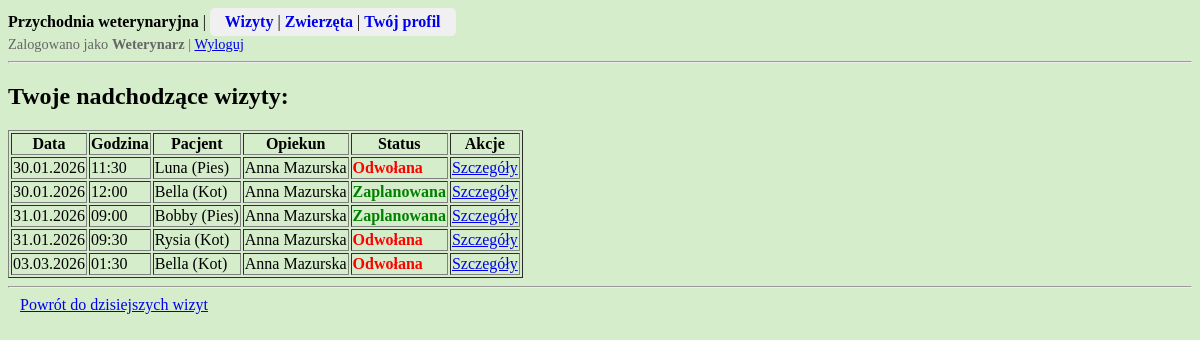
Page /przychodnia/wizyty/przyszle/ (signed in) on the committed database.
### przychodnia/models.py (models this page shows, shortened)
class Wizyta(models.Model):
    zwierze = models.ForeignKey(Zwierze, on_delete = models.CASCADE)
    weterynarz = models.ForeignKey(Weterynarz, on_delete = models.PROTECT)
    data_wizyty = models.DateField()
    godzina_wizyty = models.TimeField()
    status = models.IntegerField(choices = STATUS_WIZYTA.choices, default = STATUS_WIZYTA.Zaplanowana)
    notatka = models.TextField(blank = True)  # obowiązkowa dopiero po zrealizowaniu wizyty
    @classmethod  # metoda działająca na klasie, nie na obiekcie
    def aktualizuj_przeterminowane_wizyty(cls):
        for wizyta in cls.objects.filter(status=STATUS_WIZYTA.Zaplanowana):
            czas_wizyty = datetime.combine(wizyta.data_wizyty, wizyta.godzina_wizyty)
            if czas_wizyty + timedelta(hours=1) < datetime.now():
                wizyta.status = STATUS_WIZYTA.Odwołana
                wizyta.save()
    class Meta:
        verbose_name_plural = "Wizyty"
        ordering = ['data_wizyty', 'godzina_wizyty', 'status']

class Zwierze(models.Model):
    imie = models.CharField(max_length = 50)
    opiekun = models.ForeignKey(Opiekun, on_delete = models.PROTECT)
    gatunek = models.IntegerField(choices = GATUNEK.choices)
    plec = models.IntegerField(choices = PLEC_ZWIERZE.choices)
    data_urodzenia = models.DateField(blank = True, null = True)  # opcjonalnie
    data_dodania = models.DateTimeField(auto_now_add = True, editable = False)
    class Meta:
        verbose_name_plural = "Zwierzeta"
        ordering = ['opiekun__nazwisko', 'gatunek', 'imie']

class Opiekun(models.Model):
    user = models.OneToOneField(User, on_delete=models.CASCADE)  # polaczenie profilu opiekuna z kontem uzytkownika User
    imie = models.CharField(max_length = 50)
    nazwisko = models.CharField(max_length = 100)
    plec = models.IntegerField(choices = PLEC_OSOBA.choices, default = PLEC_OSOBA.Inna)
    data_dodania = models.DateTimeField(auto_now_add = True, editable = False)
    class Meta:
        verbose_name_plural = "Opiekunowie"
        ordering = ['nazwisko', 'imie']

### przychodnia/views.py (the view)
# urls.py: path('wizyty/przyszle/', views.przyszle_wizyty, name='przyszle-wizyty'),
@login_required
def przyszle_wizyty(request):
    user = request.user
    Wizyta.aktualizuj_przeterminowane_wizyty()
    if hasattr(user, "opiekun"):
        wizyty = Wizyta.objects.filter(
            zwierze__opiekun=user.opiekun,  # tylko wizyty zwierząt opiekuna
            status=STATUS_WIZYTA.Zaplanowana  # tylko zaplanowane wizyty
        )
    elif hasattr(user, "weterynarz"):
        wizyty = Wizyta.objects.filter(
            weterynarz=user.weterynarz,  # tylko wizyty weterynarza
            data_wizyty__gt=date.today()  # wszystkie statusy, ale tylko przyszle wizyty
        )
    else:
        return HttpResponseForbidden()
    return render(request, 'przychodnia/wizyty/przyszle_wizyty.html', {'wizyty': wizyty})

### przychodnia/templates/przychodnia/wizyty/przyszle_wizyty.html (shortened to what this page needs)
{% extends "przychodnia/base.html" %}
{% block content %}
{% if user.weterynarz %}<h2>Twoje nadchodzące wizyty:</h2>{% endif %}
{% if wizyty %}
<table border="1">
    <tr>
        <th>Data</th>
        <th>Godzina</th>
        <th>Pacjent</th>
        {% if user.weterynarz %}<th>Opiekun</th>{% endif %}
        <th>Status</th>
        <th>Akcje</th>
    </tr>
    {% for wizyta in wizyty %}
    <tr>
        <td>{{ wizyta.data_wizyty|date:"d.m.Y" }}</td>
        <td>{{ wizyta.godzina_wizyty|time:"H:i" }}</td>
        <td>{{ wizyta.zwierze.imie }} ({{ wizyta.zwierze.get_gatunek_display }})</td>
        {% if user.weterynarz %}<td>{{ wizyta.zwierze.opiekun.imie }} {{ wizyta.zwierze.opiekun.nazwisko }}</td>{% endif %}
        <td>
            <span class="
                {% if wizyta.status == 1 %}status-1
                {% elif wizyta.status == 2 %}status-2
                {% elif wizyta.status == 3 %}status-3
                {% endif %}
            ">
            {{ wizyta.get_status_display }}
            </span>
        </td>
        <td>
            <a href="{% url 'wizyta-detail' pk=wizyta.pk %}">Szczegóły</a>
        </td>
    </tr>
    {% endfor %}
</table>
{% else %}
    <p>Brak przypisanych wizyt.</p>
{% endif %}
{% if user.weterynarz %}
<hr>
<a href="{% url 'dzisiejsze-wizyty' %}" style="padding: 6px 12px;">
    Powrót do dzisiejszych wizyt
</a>
{% endif %}
{% endblock %}

### przychodnia/static/css/przychodnia.css (style rules this page uses)
body { background-color: rgb(213, 237, 202); }

### przychodnia/templates/przychodnia/base.html (style rules this page uses)
.status-1 { color: green; font-weight: bold; }
.status-3 { color: red; font-weight: bold; }

### rows in the picture
Wizyta: data_wizyty "30.01.2026", godzina_wizyty "11:30", zwierze.imie "Luna", zwierze.gatunek "Pies", zwierze.opiekun.imie "Anna", zwierze.opiekun.nazwisko "Mazurska", status "Odwołana"
Wizyta: data_wizyty "30.01.2026", godzina_wizyty "12:00", zwierze.imie "Bella", zwierze.gatunek "Kot", zwierze.opiekun.imie "Anna", zwierze.opiekun.nazwisko "Mazurska", status "Zaplanowana"
Wizyta: data_wizyty "31.01.2026", godzina_wizyty "09:00", zwierze.imie "Bobby", zwierze.gatunek "Pies", zwierze.opiekun.imie "Anna", zwierze.opiekun.nazwisko "Mazurska", status "Zaplanowana"
Wizyta: data_wizyty "31.01.2026", godzina_wizyty "09:30", zwierze.imie "Rysia", zwierze.gatunek "Kot", zwierze.opiekun.imie "Anna", zwierze.opiekun.nazwisko "Mazurska", status "Odwołana"
Wizyta: data_wizyty "03.03.2026", godzina_wizyty "01:30", zwierze.imie "Bella", zwierze.gatunek "Kot", zwierze.opiekun.imie "Anna", zwierze.opiekun.nazwisko "Mazurska", status "Odwołana"
